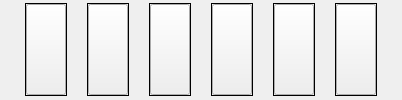
       <widget class="QWidget" name="Middle" native="true">
        <layout class="QHBoxLayout" name="middle">
         <property name="spacing">
          <number>20</number>
         </property>
         <property name="sizeConstraint">
          <enum>QLayout::SetNoConstraint</enum>
         </property>
         <property name="leftMargin">
          <number>25</number>
         </property>
         <property name="topMargin">
          <number>3</number>
         </property>
         <property name="rightMargin">
          <number>25</number>
         </property>
         <property name="bottomMargin">
          <number>4</number>
         </property>
         <item>
          <widget class="QFrame" name="fm14">
           <property name="frameShape">
            <enum>QFrame::Box</enum>
           </property>
           <property name="frameShadow">
            <enum>QFrame::Plain</enum>
           </property>
           <layout class="QHBoxLayout" name="horizontalLayout_8">
            <property name="spacing">
             <number>0</number>
            </property>
            <property name="leftMargin">
             <number>0</number>
            </property>
            <property name="topMargin">
             <number>0</number>
            </property>
            <property name="rightMargin">
             <number>0</number>
            </property>
            <property name="bottomMargin">
             <number>0</number>
            </property>
            <item>
             <widget class="QPushButton" name="obj14">
              <property name="sizePolicy">
               <sizepolicy hsizetype="Preferred" vsizetype="Preferred">
                <horstretch>0</horstretch>
                <verstretch>0</verstretch>
               </sizepolicy>
              </property>
              <property name="checkable">
               <bool>true</bool>
              </property>
             </widget>
            </item>
           </layout>
          </widget>
         </item>
         <item>
          <widget class="QFrame" name="fm15">
           <property name="frameShape">
            <enum>QFrame::Box</enum>
           </property>
           <property name="frameShadow">
            <enum>QFrame::Plain</enum>
           </property>
           <layout class="QHBoxLayout" name="horizontalLayout_11">
            <property name="spacing">
             <number>0</number>
            </property>
            <property name="leftMargin">
             <number>0</number>
            </property>
            <property name="topMargin">
             <number>0</number>
            </property>
            <property name="rightMargin">
             <number>0</number>
            </property>
            <property name="bottomMargin">
             <number>0</number>
            </property>
            <item>
             <widget class="QPushButton" name="obj15">
              <property name="sizePolicy">
               <sizepolicy hsizetype="Preferred" vsizetype="Preferred">
                <horstretch>0</horstretch>
                <verstretch>0</verstretch>
               </sizepolicy>
              </property>
              <property name="checkable">
               <bool>true</bool>
              </property>
             </widget>
            </item>
           </layout>
          </widget>
         </item>
         <item>
          <widget class="QFrame" name="fm16">
           <property name="frameShape">
            <enum>QFrame::Box</enum>
           </property>
           <property name="frameShadow">
            <enum>QFrame::Plain</enum>
           </property>
           <layout class="QHBoxLayout" name="horizontalLayout_12">
            <property name="spacing">
             <number>0</number>
            </property>
            <property name="leftMargin">
             <number>0</number>
            </property>
            <property name="topMargin">
             <number>0</number>
            </property>
            <property name="rightMargin">
             <number>0</number>
            </property>
            <property name="bottomMargin">
             <number>0</number>
            </property>
            <item>
             <widget class="QPushButton" name="obj16">
              <property name="sizePolicy">
               <sizepolicy hsizetype="Preferred" vsizetype="Preferred">
                <horstretch>0</horstretch>
                <verstretch>0</verstretch>
               </sizepolicy>
              </property>
              <property name="checkable">
               <bool>true</bool>
              </property>
             </widget>
            </item>
           </layout>
          </widget>
         </item>
         <item>
          <widget class="QFrame" name="fm17">
           <property name="frameShape">
            <enum>QFrame::Box</enum>
           </property>
           <property name="frameShadow">
            <enum>QFrame::Plain</enum>
           </property>
           <layout class="QHBoxLayout" name="horizontalLayout_13">
            <property name="spacing">
             <number>0</number>
            </property>
            <property name="leftMargin">
             <number>0</number>
            </property>
            <property name="topMargin">
             <number>0</number>
            </property>
            <property name="rightMargin">
             <number>0</number>
            </property>
            <property name="bottomMargin">
             <number>0</number>
            </property>
            <item>
             <widget class="QPushButton" name="obj17">
              <property name="sizePolicy">
               <sizepolicy hsizetype="Preferred" vsizetype="Preferred">
                <horstretch>0</horstretch>
                <verstretch>0</verstretch>
               </sizepolicy>
              </property>
              <property name="checkable">
               <bool>true</bool>
              </property>
             </widget>
            </item>
           </layout>
          </widget>
         </item>
         <item>
          <widget class="QFrame" name="fm18">
           <property name="frameShape">
            <enum>QFrame::Box</enum>
           </property>
           <property name="frameShadow">
            <enum>QFrame::Plain</enum>
           </property>
           <layout class="QHBoxLayout" name="horizontalLayout_9">
            <property name="spacing">
             <number>0</number>
            </property>
            <property name="leftMargin">
             <number>0</number>
            </property>
            <property name="topMargin">
             <number>0</number>
            </property>
            <property name="rightMargin">
             <number>0</number>
            </property>
            <property name="bottomMargin">
             <number>0</number>
            </property>
            <item>
             <widget class="QPushButton" name="obj18">
              <property name="sizePolicy">
               <sizepolicy hsizetype="Preferred" vsizetype="Preferred">
                <horstretch>0</horstretch>
                <verstretch>0</verstretch>
               </sizepolicy>
              </property>
              <property name="checkable">
               <bool>true</bool>
              </property>
             </widget>
            </item>
           </layout>
          </widget>
         </item>
         <item>
          <widget class="QFrame" name="fm19">
           <property name="frameShape">
            <enum>QFrame::Box</enum>
           </property>
           <property name="frameShadow">
            <enum>QFrame::Plain</enum>
           </property>
           <layout class="QHBoxLayout" name="horizontalLayout_10">
            <property name="spacing">
             <number>0</number>
            </property>
            <property name="leftMargin">
             <number>0</number>
            </property>
            <property name="topMargin">
             <number>0</number>
            </property>
            <property name="rightMargin">
             <number>0</number>
            </property>
            <property name="bottomMargin">
             <number>0</number>
            </property>
            <item>
             <widget class="QPushButton" name="obj19">
              <property name="sizePolicy">
               <sizepolicy hsizetype="Preferred" vsizetype="Preferred">
                <horstretch>0</horstretch>
                <verstretch>0</verstretch>
               </sizepolicy>
              </property>
              <property name="checkable">
               <bool>true</bool>
              </property>
             </widget>
            </item>
           </layout>
          </widget>
         </item>
        </layout>
       </widget>
